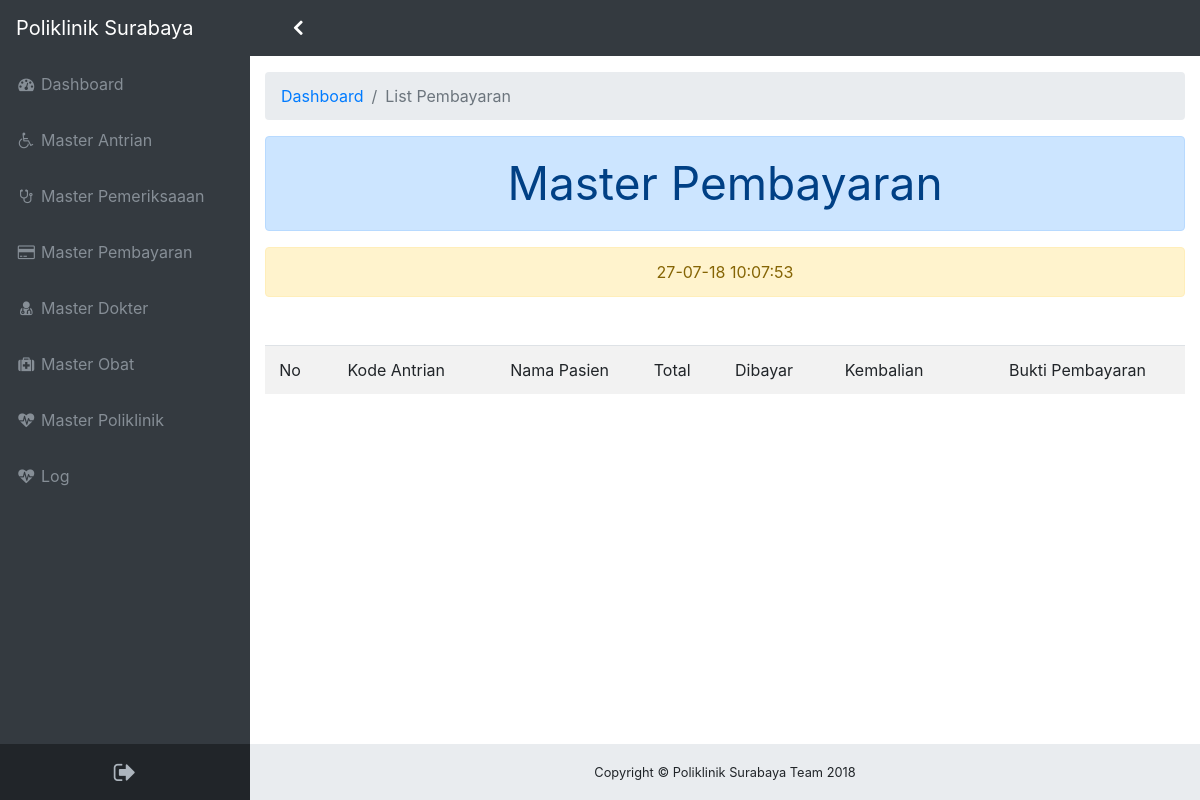
Page /bayar.php on the earlier database version.
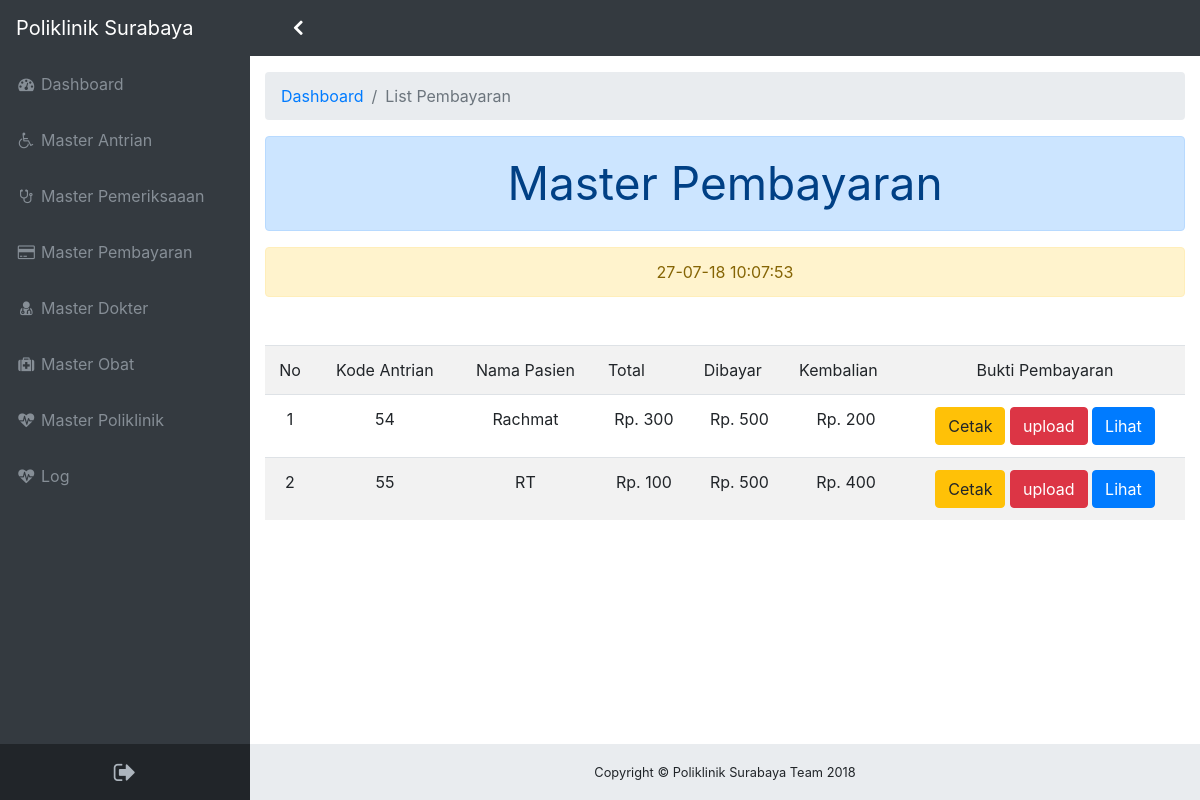
Same page on the later database version.
### tables this page shows
CREATE TABLE `pembayaran` (
  `id` int(11) NOT NULL,
  `antrian_id` int(11) NOT NULL,
  `total_bayar` int(20) NOT NULL,
  `diterima` int(20) NOT NULL,
  `kembalian` int(20) NOT NULL,
  `tanggal` date NOT NULL,
  `bukti` text
);

CREATE TABLE `antrian` (
  `id` int(11) NOT NULL,
  `nama_pasien` varchar(100) NOT NULL,
  `no_antrian` int(11) NOT NULL,
  `tanggal` date NOT NULL,
  `poli_id` int(11) NOT NULL
);

### bayar.php (the view, shortened to what this page needs)
<?php
include "behind/nyambung.php";
include "archive/header.php";
$date2 = date("d-m-y   h:m:s") ;
?>
<div class="content-wrapper">
    <div class="container-fluid">
    <ol class="breadcrumb">
        <li class="breadcrumb-item">
          <a href="dashboard.php">Dashboard</a>
        </li>
        <li class="breadcrumb-item active">List Pembayaran</li>
     </ol>
     <div class="alert alert-primary" style="font-size: 46px; text-align: center;"> Master Pembayaran</div>
     <div class="alert alert-warning" style="text-align: center;"> <?php  echo $date2;?> </div>
     <div class="mt-5">
     <table class="table table-striped" >
     		<tr align="center">
     			<td width="50px">No</td>
                <td > Kode Antrian </td>
                <td> Nama Pasien </td>
     			<td align="left"> Total </td>
                <td align="left"> Dibayar </td>
                <td align="left"> Kembalian </td>
                <td> Bukti Pembayaran </td>
     		</tr>
            <?php
            	$date = date("Y-m-d");
                $query= $conn->query("SELECT * FROM pembayaran JOIN antrian ON antrian.id = pembayaran.antrian_id  WHERE pembayaran.tanggal = '$date' ");
                $urut = 0;
                while ($row = $query->fetch_array()){
                    $urut++;
            ?>
            <tr align="center">
             <td ><?php echo $urut; ?> </td>
             <td ><?php echo $row["antrian_id"]; ?></td>
             <td ><?php echo $row["nama_pasien"]; ?></td>
             <td ><?php echo "Rp. ".$row["total_bayar"]; ?></td>
             <td ><?php echo "Rp. ".$row["diterima"]; ?></td>
             <td ><?php echo "Rp. ".$row["kembalian"]; ?></td>
             <td >
             <a href="cetak.php?antri=<?php echo $row["antrian_id"];?>" class = "btn btn-warning" target="_blank" >Cetak</a>
             <a href="upload.php?antri=<?php echo $row["id"];?>" class="btn btn-danger"> upload </a>
             <a href="<?php echo $row["bukti"]; ?>" class="btn btn-primary" target="_blank"> Lihat </a>
            </td>
           <?php  }?>
            </tr>
     </table>
</div>
<?php
include "behind/footer.php";
?>

### archive/header.php (shortened to what this page needs)
<!DOCTYPE html>
<html lang="en">
<head>
  <link href="vendor/bootstrap/css/bootstrap.min.css" rel="stylesheet">
  <link href="vendor/font-awesome/css/font-awesome.min.css" rel="stylesheet" type="text/css">
  <link href="vendor/datatables/dataTables.bootstrap4.css" rel="stylesheet">
  <link href="css/sb-admin.css" rel="stylesheet">
</head>
<body class="fixed-nav sticky-footer bg-dark" id="page-top">
  <nav class="navbar navbar-expand-lg navbar-dark bg-dark fixed-top" id="mainNav">
    <a class="navbar-brand" href="dashboard.php">Poliklinik Surabaya</a>
    <a id="sidenavToggler" href="">
            <i class="fa fa-fw fa-angle-left" style="font-size: 24px; color: white;"></i>
          </a>
    <div class="collapse navbar-collapse" id="navbarResponsive">
      <ul class="navbar-nav navbar-sidenav" id="exampleAccordion">
        <li class="nav-item" data-toggle="tooltip" data-placement="right" title="Dashboard">
          <a class="nav-link" href="dashboard.php">
            <i class="fa fa-fw fa-dashboard"></i>
            <span class="nav-link-text">Dashboard</span>
          </a>
        </li>
        <li class="nav-item" data-toggle="tooltip" data-placement="right" title="Master Antrianr">
          <a class="nav-link" href="antrianhal.php">
            <i class="fa fa-fw fa-wheelchair"></i>
            <span class="nav-link-text">Master Antrian </span>
          </a>
        </li>
        <li class="nav-item" data-toggle="tooltip" data-placement="right" title="Master Antrianr">
          <a class="nav-link" href="periksa.php">
            <i class="fa fa-fw fa-stethoscope"></i>
            <span class="nav-link-text">Master Pemeriksaaan </span>
          </a>
        </li>
        <li class="nav-item" data-toggle="tooltip" data-placement="right" title="Master Antrianr">
          <a class="nav-link" href="bayar.php">
            <i class="fa fa-fw fa-credit-card"></i>
            <span class="nav-link-text">Master Pembayaran </span>
          </a>
        </li>
        <li class="nav-item" data-toggle="tooltip" data-placement="right" title="Master Dokter">
          <a class="nav-link" href="dokter.php">
            <i class="fa fa-fw fa-user-md"></i>
            <span class="nav-link-text">Master Dokter</span>
          </a>
        </li>
        <li class="nav-item" data-toggle="tooltip" data-placement="right" title="Master Obat">
          <a class="nav-link" href="obat.php">
            <i class="fa fa-fw fa-medkit"></i>
            <span class="nav-link-text">Master Obat</span>
          </a>
        </li>
        <li class="nav-item" data-toggle="tooltip" data-placement="right" title="Master Poliklinik">
          <a class="nav-link" href="poli.php">
            <i class="fa fa-fw fa-heartbeat"></i>
            <span class="nav-link-text">Master Poliklinik</span>
          </a>
        </li>
        <li class="nav-item" data-toggle="tooltip" data-placement="right" title="Master Poliklinik">
          <a class="nav-link" href="log.php">
            <i class="fa fa-fw fa-heartbeat"></i>
            <span class="nav-link-text">Log</span>
          </a>
        </li>
      </ul>
       <ul class="navbar-nav sidenav-toggler">
        <li class="nav-item" data-toggle="tooltip" data-placement="right" title="Logout">
          <a class="nav-link text-center" href="behind/logout.php">
            <i class="fa fa-fw fa-sign-out" style="font-size: 24px;"></i>
            </a>
        </li>
      </ul>
    </div>
  </nav>

### archive/footer.php (shortened to what this page needs)
    <footer class="sticky-footer">
      <div class="container">
        <div class="text-center">
          <small>Copyright © Poliklinik Surabaya Team 2018</small>
        </div>
      </div>
    </footer>
  </div>
</body>
</html>

### css/sb-admin.css (style rules this page uses)
html { position: relative; min-height: 100%; }
body { overflow-x: hidden; }
body.sticky-footer { margin-bottom: 56px; }
body.sticky-footer .content-wrapper { min-height: calc(100vh - 56px - 56px); }
body.fixed-nav { padding-top: 56px; }
.content-wrapper { min-height: calc(100vh - 56px); padding-top: 1rem; }
#mainNav .navbar-collapse { overflow: auto; max-height: 75vh; }
#mainNav .navbar-collapse .navbar-nav .nav-item .nav-link { cursor: pointer; }
#mainNav .navbar-collapse .sidenav-toggler { display: none; }
@media (min-width: 992px) { #mainNav .navbar-brand { width: 250px; } }
@media (min-width: 992px) { #mainNav .navbar-collapse { overflow: visible; max-height: none; } }
@media (min-width: 992px) { #mainNav .navbar-collapse .navbar-sidenav { position: absolute; top: 0; left: 0; -webkit-flex-direction: column; -ms-flex-direction: column; flex-direction: column; margin-top: 56px; } }
@media (min-width: 992px) { #mainNav .navbar-collapse .navbar-sidenav > .nav-item { width: 250px; padding: 0; } }
@media (min-width: 992px) { #mainNav .navbar-collapse .navbar-sidenav > .nav-item > .nav-link { padding: 1em; } }
#mainNav.fixed-top .sidenav-toggler { display: none; }
@media (min-width: 992px) { #mainNav.fixed-top .navbar-sidenav { height: calc(100vh - 112px); } }
@media (min-width: 992px) { #mainNav.fixed-top .sidenav-toggler { position: absolute; top: 0; left: 0; display: flex; -webkit-flex-direction: column; -ms-flex-direction: column; flex-direction: column; margin-top: calc(100vh - 56px); } }
@media (min-width: 992px) { #mainNav.fixed-top .sidenav-toggler > .nav-item { width: 250px; padding: 0; } }
@media (min-width: 992px) { #mainNav.fixed-top .sidenav-toggler > .nav-item > .nav-link { padding: 1em; } }
#mainNav.fixed-top.navbar-dark .sidenav-toggler { background-color: #212529; }
#mainNav.fixed-top.navbar-dark .sidenav-toggler a i { color: #adb5bd; }
.content-wrapper { overflow-x: hidden; background: white; }
@media (min-width: 992px) { .content-wrapper { margin-left: 250px; } }
#sidenavToggler i { font-weight: 800; }
#mainNav.navbar-dark .navbar-collapse .navbar-sidenav > .nav-item > .nav-link { color: #868e96; }
@media (min-width: 992px) { #mainNav.navbar-dark .navbar-collapse .navbar-sidenav { background: #343a40; } }
footer.sticky-footer { position: absolute; right: 0; bottom: 0; width: 100%; height: 56px; background-color: #e9ecef; line-height: 55px; }
@media (min-width: 992px) { footer.sticky-footer { width: calc(100% - 250px); } }

Differences in the rows shown:
added pembayaran: antrian "54", antrian.nama_pasien "Rachmat", total_bayar "300", diterima "500", kembalian "200"
added pembayaran: antrian "55", antrian.nama_pasien "RT", total_bayar "100", diterima "500", kembalian "400"
